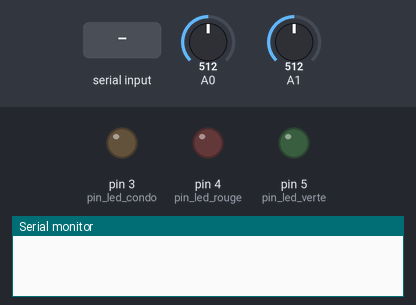
This sketch was run on a simulated Arduino Uno, built with avr-gcc and run on an emulated ATmega328P. Shown: output pins drawn as LEDs (lit = HIGH), the last lines printed to the serial monitor. Inputs (shaded band) come from the test bench; at power-on: A0 = 512, A1 = 512.

Above: at 1.2 s.
1.3 s: "charge" received over Serial
At 3.2 s:
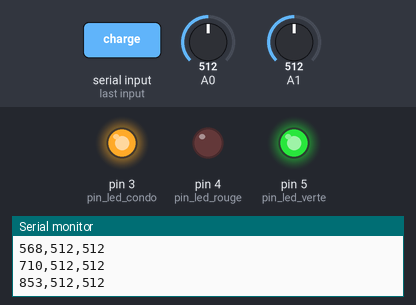
At 9.6 s:
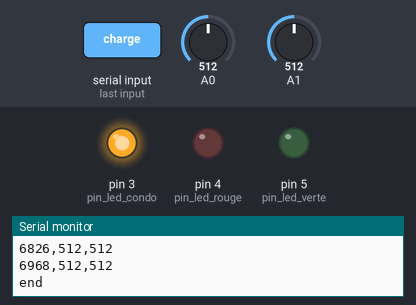
Timing chart, 0 to 9.8 s (numbered marks = the images above; inputs shaded):
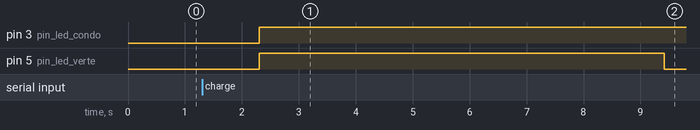

Measured:
- after the input at 1.3 s, pin 3 (pin_led_condo): LOW → HIGH after 1.0 s; pin 5 (pin_led_verte): LOW → HIGH after 1.0 s, → LOW 7.1 s later

The sketch:

condo_reglages.ino
```cpp
/* charge ou décharge d'un condensateur par réception de commandes envoyées par la bibiothèque pduino.py
 * montage: - un condensateur en série avec  une résistance sur le pin 3
 *            constante de temps d'environ 1,1 s avec les valeurs par défaut
 *          - pour la visualisation : - une led rouge (en série avec une résistance de 220 ohms) sur le pin 4
 *                                    - une led verte (en série avec une résistance de 220 ohms) sur le pin 5
                                                Pin 4   Pin 5
                                      GND         |       |
 Pin 3                                --+--      +++     +++
  ^                                     |        | |     | |
  |                                     |        | |     | |
  |                              | |    |        +++     +++
  |        +----------+          | |    |         |       |
--+---+----+   R      +---+------+ +----+       --+--   --+--
      |    +----------+   |      | |C           \   /   \   /
      |                   |      | |             \ /     \ /
      |                   |                      -+-     -+-
      |                   |                       |       |
      v                   v                       |       |
       A1                  A0                    -+-     -+-
                                                 GND     GND
 * la tension aux bornes du condensateur est mesurée sur A0
 * la tension aux bornes du générateur est mesurée sur A1
 * les deux tensions sont renvoyées sous forme d'un entier (0 à 1023)
 * commandes acceptées: charge, decharge
 */

#define TEMPS 7000
#define N_PTS 50

unsigned long t_total = TEMPS;
unsigned long nb_points = N_PTS;
// condensateur sur EA0, générateur sur EA1
const int pin_led_condo = 3;
const int pin_led_rouge = 4;
const int pin_led_verte = 5;

void setup() {
    pinMode(pin_led_condo, OUTPUT);
    pinMode(pin_led_verte, OUTPUT);
    pinMode(pin_led_rouge, OUTPUT);
    Serial.begin(9600);
    delay(1);
}

void mesures(int command) {
  int uc = 0;
  int E = 0;
  unsigned long dt = t_total / (nb_points - 1); //en ms
  unsigned long temps_depart = millis();
  unsigned long t_mesure;
  if (command == 1) {
    digitalWrite(pin_led_verte, HIGH);
    digitalWrite(pin_led_condo, HIGH);
  }
  else {
    digitalWrite(pin_led_rouge, HIGH);
    digitalWrite(pin_led_condo, LOW);
  }
  while (millis() - temps_depart <= t_total) {
    t_mesure = (millis() - temps_depart);
    uc = analogRead(A0);
    E = analogRead(A1);
    Serial.println(String(t_mesure)+","+String(E)+","+String(uc));
    //un delai personnalisé pour optimiser la mesure du temps
    while ((millis() - temps_depart) - t_mesure < dt) {}
  }
  digitalWrite(pin_led_verte, LOW);
  digitalWrite(pin_led_rouge, LOW);
  Serial.println("end");
}

void loop() {
  if (Serial.available()) {
    String chaine = Serial.readString();
    if (chaine == "charge") mesures(1);
    else if (chaine == "decharge") mesures(0);
    else if ((chaine.substring(0,3) == "cnt") || (chaine.substring(0,3) == "dnt")){
      // on décompose la chaine
      // la chaine est de la forme cnt_50_7000 ou dnt_50_7000
      int i = chaine.indexOf("_",0);
      int j = chaine.indexOf("_",i+1);
      nb_points = chaine.substring(i+1,j).toInt();
      t_total = chaine.substring(j+1).toInt();
      if (chaine.substring(0,3) == "cnt") mesures(1);
      else mesures(0);
    }
    else Serial.println("commande non reconnue");
  }
}
```
